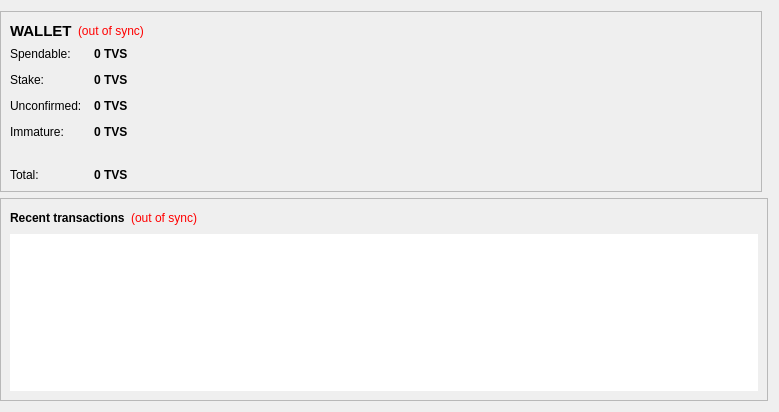
<?xml version="1.0" encoding="UTF-8"?>
<ui version="4.0">
 <class>OverviewPage</class>
 <widget class="QWidget" name="OverviewPage">
  <property name="geometry">
   <rect>
    <x>0</x>
    <y>0</y>
    <width>779</width>
    <height>412</height>
   </rect>
  </property>
  <property name="windowTitle">
   <string>Form</string>
  </property>
  <layout class="QGridLayout" name="gridLayout">
   <property name="leftMargin">
    <number>0</number>
   </property>
   <item row="0" column="0">
    <widget class="QFrame" name="walletContainer">
     <property name="sizePolicy">
      <sizepolicy hsizetype="Preferred" vsizetype="Maximum">
       <horstretch>0</horstretch>
       <verstretch>0</verstretch>
      </sizepolicy>
     </property>
     <property name="maximumSize">
      <size>
       <width>16777215</width>
       <height>220</height>
      </size>
     </property>
     <property name="frameShape">
      <enum>QFrame::StyledPanel</enum>
     </property>
     <property name="frameShadow">
      <enum>QFrame::Raised</enum>
     </property>
     <layout class="QVBoxLayout" name="verticalLayout_4">
      <item>
       <layout class="QHBoxLayout" name="walletHeader">
        <item>
         <widget class="QLabel" name="label_5">
          <property name="font">
           <font>
            <pointsize>11</pointsize>
            <weight>75</weight>
            <bold>true</bold>
           </font>
          </property>
          <property name="styleSheet">
           <string notr="true">background-color: transparent;</string>
          </property>
          <property name="text">
           <string>WALLET</string>
          </property>
         </widget>
        </item>
        <item>
         <widget class="QLabel" name="labelWalletStatus">
          <property name="toolTip">
           <string>The displayed information may be out of date. Your wallet automatically synchronizes with the Tripleseven network after a connection is established, but this process has not completed yet.</string>
          </property>
          <property name="styleSheet">
           <string notr="true">QLabel { color: red;Background-color:transparent }</string>
          </property>
          <property name="text">
           <string notr="true">(out of sync)</string>
          </property>
          <property name="alignment">
           <set>Qt::AlignLeading|Qt::AlignLeft|Qt::AlignVCenter</set>
          </property>
         </widget>
        </item>
        <item>
         <spacer name="horizontalSpacer_2">
          <property name="orientation">
           <enum>Qt::Horizontal</enum>
          </property>
          <property name="sizeHint" stdset="0">
           <size>
            <width>40</width>
            <height>20</height>
           </size>
          </property>
         </spacer>
        </item>
       </layout>
      </item>
      <item>
       <layout class="QFormLayout" name="walletStatus">
        <property name="fieldGrowthPolicy">
         <enum>QFormLayout::AllNonFixedFieldsGrow</enum>
        </property>
        <property name="horizontalSpacing">
         <number>12</number>
        </property>
        <property name="verticalSpacing">
         <number>12</number>
        </property>
        <item row="0" column="0">
         <widget class="QLabel" name="label">
          <property name="styleSheet">
           <string notr="true">background-color: transparent;</string>
          </property>
          <property name="text">
           <string>Spendable:</string>
          </property>
         </widget>
        </item>
        <item row="0" column="1">
         <widget class="QLabel" name="labelBalance">
          <property name="font">
           <font>
            <weight>75</weight>
            <bold>true</bold>
           </font>
          </property>
          <property name="cursor">
           <cursorShape>IBeamCursor</cursorShape>
          </property>
          <property name="toolTip">
           <string>Your current spendable balance</string>
          </property>
          <property name="styleSheet">
           <string notr="true"/>
          </property>
          <property name="text">
           <string notr="true">0 TVS</string>
          </property>
          <property name="textInteractionFlags">
           <set>Qt::LinksAccessibleByMouse|Qt::TextSelectableByKeyboard|Qt::TextSelectableByMouse</set>
          </property>
         </widget>
        </item>
        <item row="1" column="0">
         <widget class="QLabel" name="label_6">
          <property name="styleSheet">
           <string notr="true">background-color: transparent;</string>
          </property>
          <property name="text">
           <string>Stake:</string>
          </property>
         </widget>
        </item>
        <item row="1" column="1">
         <widget class="QLabel" name="labelStake">
          <property name="font">
           <font>
            <weight>75</weight>
            <bold>true</bold>
           </font>
          </property>
          <property name="cursor">
           <cursorShape>IBeamCursor</cursorShape>
          </property>
          <property name="toolTip">
           <string>Total of coins that was staked, and do not yet count toward the current balance</string>
          </property>
          <property name="text">
           <string notr="true">0 TVS</string>
          </property>
          <property name="textInteractionFlags">
           <set>Qt::LinksAccessibleByMouse|Qt::TextSelectableByKeyboard|Qt::TextSelectableByMouse</set>
          </property>
         </widget>
        </item>
        <item row="2" column="0">
         <widget class="QLabel" name="label_3">
          <property name="styleSheet">
           <string notr="true">background-color: transparent;</string>
          </property>
          <property name="text">
           <string>Unconfirmed:</string>
          </property>
         </widget>
        </item>
        <item row="2" column="1">
         <widget class="QLabel" name="labelUnconfirmed">
          <property name="font">
           <font>
            <weight>75</weight>
            <bold>true</bold>
           </font>
          </property>
          <property name="cursor">
           <cursorShape>IBeamCursor</cursorShape>
          </property>
          <property name="toolTip">
           <string>Total of transactions that have yet to be confirmed, and do not yet count toward the current balance</string>
          </property>
          <property name="text">
           <string notr="true">0 TVS</string>
          </property>
          <property name="textInteractionFlags">
           <set>Qt::LinksAccessibleByMouse|Qt::TextSelectableByKeyboard|Qt::TextSelectableByMouse</set>
          </property>
         </widget>
        </item>
        <item row="3" column="0">
         <widget class="QLabel" name="labelImmatureText">
          <property name="styleSheet">
           <string notr="true">background-color: transparent;</string>
          </property>
          <property name="text">
           <string>Immature:</string>
          </property>
         </widget>
        </item>
        <item row="3" column="1">
         <widget class="QLabel" name="labelImmature">
          <property name="font">
           <font>
            <weight>75</weight>
            <bold>true</bold>
           </font>
          </property>
          <property name="toolTip">
           <string>Mined balance that has not yet matured</string>
          </property>
          <property name="text">
           <string notr="true">0 TVS</string>
          </property>
          <property name="textInteractionFlags">
           <set>Qt::LinksAccessibleByMouse|Qt::TextSelectableByKeyboard|Qt::TextSelectableByMouse</set>
          </property>
         </widget>
        </item>
        <item row="4" column="0">
         <spacer name="verticalSpacer">
          <property name="orientation">
           <enum>Qt::Vertical</enum>
          </property>
          <property name="sizeHint" stdset="0">
           <size>
            <width>20</width>
            <height>40</height>
           </size>
          </property>
         </spacer>
        </item>
        <item row="4" column="1">
         <spacer name="verticalSpacer_2">
          <property name="orientation">
           <enum>Qt::Vertical</enum>
          </property>
          <property name="sizeHint" stdset="0">
           <size>
            <width>20</width>
            <height>40</height>
           </size>
          </property>
         </spacer>
        </item>
        <item row="5" column="0">
         <widget class="QLabel" name="labelTotalText">
          <property name="styleSheet">
           <string notr="true">background-color: transparent;</string>
          </property>
          <property name="text">
           <string>Total:</string>
          </property>
         </widget>
        </item>
        <item row="5" column="1">
         <widget class="QLabel" name="labelTotal">
          <property name="font">
           <font>
            <weight>75</weight>
            <bold>true</bold>
           </font>
          </property>
          <property name="cursor">
           <cursorShape>IBeamCursor</cursorShape>
          </property>
          <property name="toolTip">
           <string>Your current total balance</string>
          </property>
          <property name="text">
           <string notr="true">0 TVS</string>
          </property>
          <property name="textInteractionFlags">
           <set>Qt::LinksAccessibleByMouse|Qt::TextSelectableByKeyboard|Qt::TextSelectableByMouse</set>
          </property>
         </widget>
        </item>
       </layout>
      </item>
     </layout>
    </widget>
   </item>
   <item row="1" column="0" colspan="2">
    <widget class="QFrame" name="transactionContainer">
     <property name="frameShape">
      <enum>QFrame::StyledPanel</enum>
     </property>
     <property name="frameShadow">
      <enum>QFrame::Raised</enum>
     </property>
     <layout class="QVBoxLayout" name="verticalLayout">
      <item>
       <layout class="QHBoxLayout" name="recentTransactionsHeader">
        <item>
         <widget class="QLabel" name="label_4">
          <property name="styleSheet">
           <string notr="true">background-color: transparent;</string>
          </property>
          <property name="text">
           <string>&lt;b&gt;Recent transactions&lt;/b&gt;</string>
          </property>
         </widget>
        </item>
        <item>
         <widget class="QLabel" name="labelTransactionsStatus">
          <property name="toolTip">
           <string>The displayed information may be out of date. Your wallet automatically synchronizes with the Tripleseven network after a connection is established, but this process has not completed yet.</string>
          </property>
          <property name="styleSheet">
           <string notr="true">QLabel { color: red;Background-color:transparent }</string>
          </property>
          <property name="text">
           <string notr="true">(out of sync)</string>
          </property>
          <property name="alignment">
           <set>Qt::AlignRight|Qt::AlignTrailing|Qt::AlignVCenter</set>
          </property>
         </widget>
        </item>
        <item>
         <spacer name="horizontalSpacer">
          <property name="orientation">
           <enum>Qt::Horizontal</enum>
          </property>
          <property name="sizeHint" stdset="0">
           <size>
            <width>40</width>
            <height>20</height>
           </size>
          </property>
         </spacer>
        </item>
       </layout>
      </item>
      <item>
       <widget class="QListView" name="listTransactions">
        <property name="frameShape">
         <enum>QFrame::NoFrame</enum>
        </property>
        <property name="horizontalScrollBarPolicy">
         <enum>Qt::ScrollBarAlwaysOff</enum>
        </property>
        <property name="editTriggers">
         <set>QAbstractItemView::NoEditTriggers</set>
        </property>
        <property name="selectionMode">
         <enum>QAbstractItemView::NoSelection</enum>
        </property>
       </widget>
      </item>
     </layout>
    </widget>
   </item>
  </layout>
 </widget>
 <resources/>
 <connections/>
</ui>
